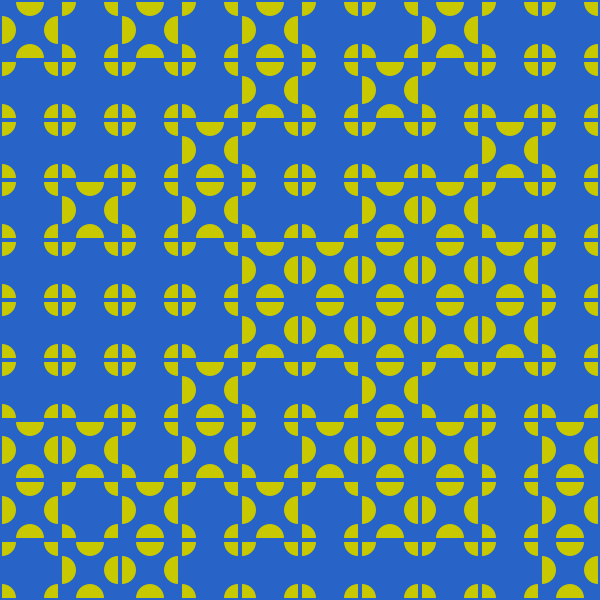
Frame 1 (no input)
Frame 60 (the mouse pressed at the canvas centre just before this capture): identical to frame 1, image omitted
Frame 120 (the mouse held since frame 60 and released just before this capture): identical to frame 1, image omitted

The Processing sketch that drew this single still picture (run headless with seeded random() and noise(); from frame 60 on, the mouse is pressed at the canvas centre):

// Processing sketch: Tiles_v2
// ── Tiles_v2.pde
int rows = 10, cols = 10, between = 2;
int[][] Tiles = new int[rows][cols];
void setup() {
  size(600, 600);
  noStroke();
  fill(200, 200, 0);
  for (int i = 0; i < rows; i++) {
    for (int j = 0; j < cols; j++) {
      Tiles[i][j] = floor(random(2));
    }
  }
}

void draw() {
  background(40, 100, 200);
  for (int i = 0; i < rows; i++) {
    float y = i * (height / (float)rows);
    for (int j = 0; j < cols; j++) {
      float x = j * (width / (float)cols);
      drawTile(x + between, y + between, 
        width / (float)cols - between*2, 
        height / (float)rows - between*2, 
        Tiles[i][j]);
    }
  }
}

void drawTile(float x, float y, float newW, float newH, int tileNum) {
  if (tileNum != 0) {
    drawTilePlusShape(x, y, newW, newH);
  } else {
    drawTileCrossShape(x, y, newW, newH);
  }
}


void drawTilePlusShape(float x, float y, float newW, float newH) {
  float scale = 0.5;
  arc(x, y + (height / ((float)rows*2) - between), scale*newW, scale*newH, 1.5*PI, 2.5*PI);
  arc(x + (width / ((float)cols*2) - between), y + newH, scale*newW, scale*newH, PI, TWO_PI);
  arc(x+newW, y + (height / ((float)rows*2) - between), scale*newW, scale*newH, HALF_PI, 1.5*PI);
  arc(x + (width / ((float)cols*2) - between), y, scale*newW, scale*newH, 0, PI);
}

void drawTileCrossShape(float x, float y, float newW, float newH) {
  float scale = 0.5;
  arc(x, y+newH, scale*newW, scale*newH, 1.5*PI, TWO_PI);
  arc(x+newW, y+newH, scale*newW, scale*newH, PI, PI + HALF_PI);
  arc(x+newW, y, scale*newW, scale*newH, HALF_PI, PI);
  arc(x, y, scale*newW, scale*newH, 0, HALF_PI);
}

void keyPressed() {
  for (int i = 0; i < rows; i++) {
    for (int j = 0; j < cols; j++) {
      Tiles[i][j] = (Tiles[i][j] + 1) % 2;
    }
  }
}

void mouseClicked() {
  int j = floor(cols * mouseX / width);
  int i = floor(rows * mouseY / height);
  Tiles[i][j] = (Tiles[i][j] + 1) % 2;
}
